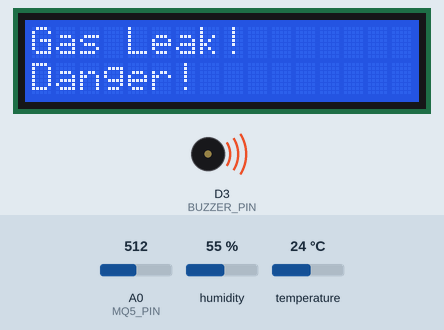
The sketch below on a simulated ESP8266 (NodeMCU). Shown: 16×2 character LCD, buzzer (waves = sounding, pin HIGH). Inputs (shaded band) come from the test bench; at power-on: A0 (MQ5_PIN) = 512, humidity 55 %, temperature 24 °C. WiFi joins after 1.5 s; servers stay silent unless stated; what the sketch prints to the serial monitor is not drawn.

Above: at 2.7 s.
2.8 s: A0 (MQ5_PIN) set to 417
6.1 s: A0 (MQ5_PIN) set to 386
At 8.1 s:
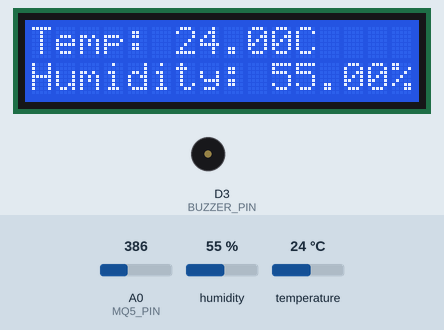
9.4 s: humidity set to 22 %
At 13.3 s:
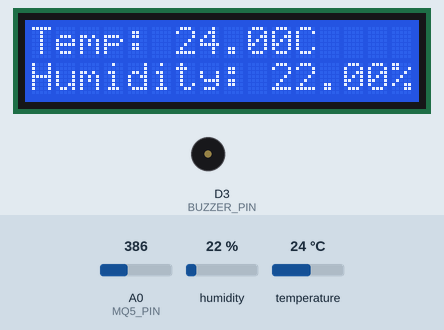
13.6 s: temperature set to 12 °C
At 15.5 s:
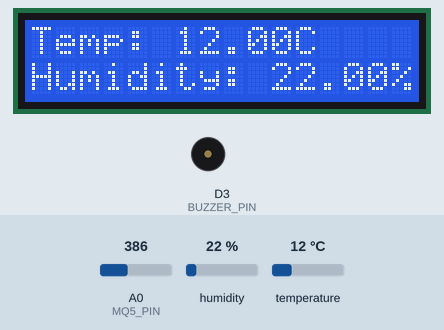
16.9 s: humidity set to 40 %
At 20.7 s:
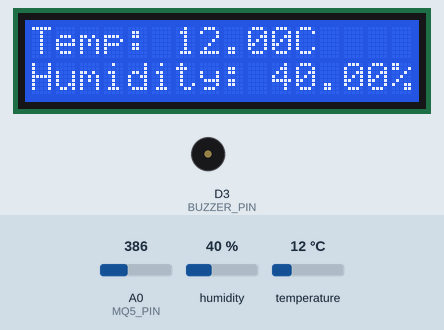
21.1 s: temperature set to 19 °C
At 22.8 s:
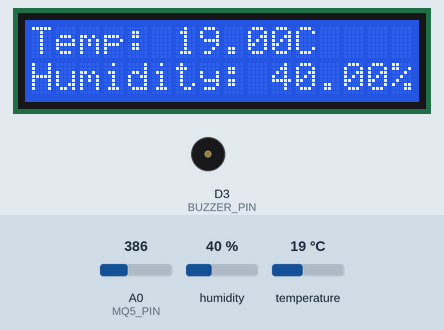
Timing chart, 0 to 24.3 s (numbered marks = the images above; inputs shaded):
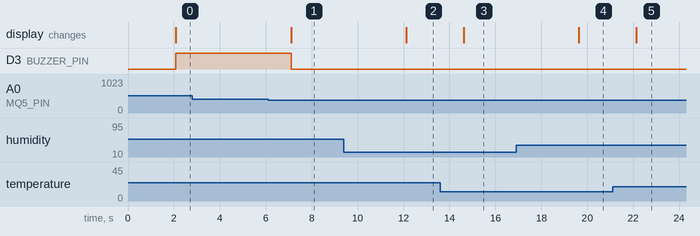

The sketch:

iot_project.ino
```cpp
#include <ESP8266WiFi.h>
#include <FirebaseESP8266.h>
#include <DHT.h>
#include <Wire.h>
#include <LiquidCrystal_I2C.h>

#define WIFI_SSID "Your wifi ssid"               // WiFi SSID
#define WIFI_PASSWORD "Your passwrd"       // WiFi Password
#define FIREBASE_HOST "Your firebase host url"  // Firebase Host
#define FIREBASE_AUTH "Your auth key"  // Firebase Auth Key

#define DHTPIN D4                       // DHT11 sensor connected to NodeMCU D4 (GPIO2)
#define DHTTYPE DHT11
#define MQ5_PIN A0                      // MQ-5 gas sensor connected to NodeMCU Analog Pin (A0)
#define BUZZER_PIN D3                   // Buzzer connected to NodeMCU D3 (GPIO0)

DHT dht(DHTPIN, DHTTYPE);
FirebaseData firebaseData;
FirebaseAuth auth;
FirebaseConfig config;
LiquidCrystal_I2C lcd(0x27, 16, 2);  // LCD I2C address 0x27, 16x2 LCD

void setup() {
    Serial.begin(115200);
    pinMode(BUZZER_PIN, OUTPUT);
    dht.begin();
    lcd.begin();
    lcd.backlight();  // Turn on LCD backlight

    // Connect to WiFi
    WiFi.begin(WIFI_SSID, WIFI_PASSWORD);
    Serial.print("Connecting to WiFi");
    while (WiFi.status() != WL_CONNECTED) {
        Serial.print(".");
        delay(500);
    }
    Serial.println("\nConnected to WiFi");

    // Configure Firebase
    config.host = FIREBASE_HOST;
    config.signer.tokens.legacy_token = FIREBASE_AUTH;
    Firebase.begin(&config, &auth);
    Firebase.reconnectWiFi(true);
}

void loop() {
    // Read temperature, humidity, and gas sensor values
    float temperature = dht.readTemperature();
    float humidity = dht.readHumidity();
    int gasValue = analogRead(MQ5_PIN);

    // Check if any sensor reading failed
    if (isnan(temperature) || isnan(humidity)) {
        Serial.println("Failed to read from DHT sensor!");
        return;
    }

    // Print sensor data to Serial Monitor
    Serial.print("Temp: ");
    Serial.print(temperature);
    Serial.print("°C, Humidity: ");
    Serial.print(humidity);
    Serial.print("%, Gas Level: ");
    Serial.println(gasValue);

    // Send data to Firebase
    if (Firebase.setFloat(firebaseData, "/sensor/temperature", temperature) &&
        Firebase.setFloat(firebaseData, "/sensor/humidity", humidity) &&
        Firebase.setInt(firebaseData, "/sensor/gas", gasValue)) {
        Serial.println("Data sent to Firebase");
    } else {
        Serial.println("Failed to send data: " + firebaseData.errorReason());
    }

    // Display on LCD
    lcd.clear();
    lcd.setCursor(0, 0);
    lcd.print("Temp: " + String(temperature) + "C");
    lcd.setCursor(0, 1);
    lcd.print("Humidity: " + String(humidity) + "%");

    // Gas leak detection and buzzer alert
    if (gasValue > 400) {  // Adjust threshold based on environment
        digitalWrite(BUZZER_PIN, HIGH);  // Activate buzzer
        lcd.clear();
        lcd.setCursor(0, 0);
        lcd.print("Gas Leak!");
        lcd.setCursor(0, 1);
        lcd.print("Danger!");
        Serial.println("Gas Leak Detected!");
    } else {
        digitalWrite(BUZZER_PIN, LOW);  // Deactivate buzzer
    }

    delay(2000);  // Wait for 2 seconds before the next reading
}
```

Measured:
- the behaviour switches between 401 and 400 on A0 (MQ5_PIN) (found by bisection; images 0 and 1)
- after the input at 2.8 s, every drawn part: stays the same
- after the input at 6.1 s, D3 (BUZZER_PIN): HIGH → LOW after 1.0 s; the display: changes after 1.0 s (image 1)
- after the input at 9.4 s, the display: changes after 2.7 s (image 2)
- after the input at 13.6 s, the display: changes after 1.0 s (image 3)
- after the input at 16.9 s, the display: changes after 2.7 s (image 4)
- after the input at 21.1 s, the display: changes after 1.0 s (image 5)
